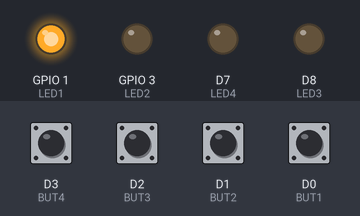
A sketch run on a simulated ESP8266 (NodeMCU). Parts: output pins drawn as LEDs (lit = HIGH). The test bench sets the inputs (shaded band); at power-on: D0 (BUT1), D1 (BUT2), D2 (BUT3), D3 (BUT4) HIGH. Random numbers use the default seed unless the sketch sets one.

Above: at 0.1 s.
At 1.1 s:
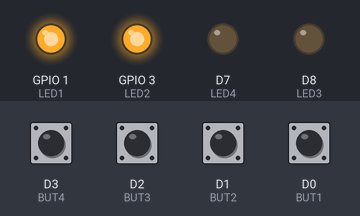
At 2.1 s:
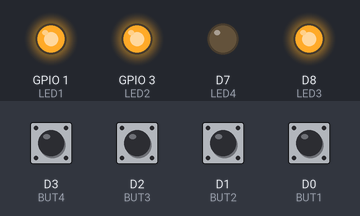
At 3.1 s:
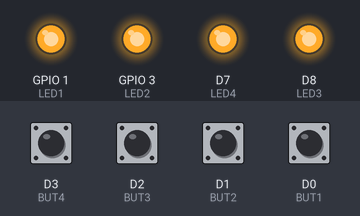
At 4.8 s:
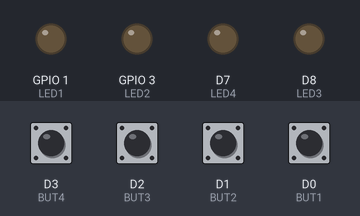
At 19.73 s:
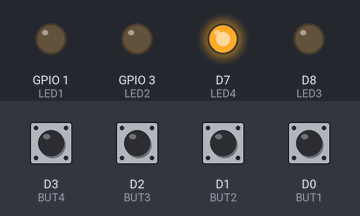
Timing chart, 0 to 21.3 s (numbered marks = the images above):
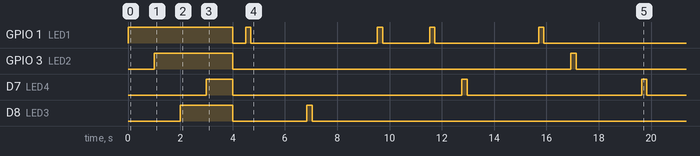

The sketch:

Reactor.ino
```cpp
int BUT1 = D0;
int BUT2 = D1;
int BUT3 = D2;
int BUT4 = D3;

int LED1 = D10;
int LED2 = D9;
int LED3 = D8;
int LED4 = D7;

int r = 0;
int s = 0;

void setup() {
  pinMode(BUT1, INPUT_PULLUP);
  pinMode(BUT2, INPUT_PULLUP);
  pinMode(BUT3, INPUT_PULLUP);
  pinMode(BUT4, INPUT_PULLUP);

  pinMode(LED1, OUTPUT);
  pinMode(LED2, OUTPUT);
  pinMode(LED3, OUTPUT);
  pinMode(LED4, OUTPUT);

  randomSeed(analogRead(A0));

  digitalWrite(LED1, HIGH); delay(1000);
  digitalWrite(LED2, HIGH); delay(1000);
  digitalWrite(LED3, HIGH); delay(1000);
  digitalWrite(LED4, HIGH); delay(1000);
  digitalWrite(LED1, LOW);
  digitalWrite(LED2, LOW);
  digitalWrite(LED3, LOW);
  digitalWrite(LED4, LOW);
  delay(500);
}

void loop() {
  if (r < 8) {
    int ACT = random(1, 5);
    unsigned long start = millis();
    bool counted = false;

    switch (ACT) {
      case 1:
        digitalWrite(LED1, HIGH);
        while (millis() - start < 200) {
          if (digitalRead(BUT1) == LOW && !counted) {
            s++;
            counted = true;
          }
        }
        digitalWrite(LED1, LOW);
        break;
      case 2:
        digitalWrite(LED2, HIGH);
        while (millis() - start < 200) {
          if (digitalRead(BUT2) == LOW && !counted) {
            s++;
            counted = true;
          }
        }
        digitalWrite(LED2, LOW);
        break;
      case 3:
        digitalWrite(LED3, HIGH);
        while (millis() - start < 200) {
          if (digitalRead(BUT3) == LOW && !counted) {
            s++;
            counted = true;
          }
        }
        digitalWrite(LED3, LOW);
        break;
      case 4:
        digitalWrite(LED4, HIGH);
        while (millis() - start < 200) {
          if (digitalRead(BUT4) == LOW && !counted) {
            s++;
            counted = true;
          }
        }
        digitalWrite(LED4, LOW);
        break;
    }

    delay(random(1000, 3000));
    r++;
  }

  if (r >= 8) {
    if (s == 2 || s == 3) {
      digitalWrite(LED1, HIGH); delay(500);
      digitalWrite(LED1, LOW); delay(100);
    } else if (s == 4 || s == 5) {
      digitalWrite(LED1, HIGH); delay(100);
      digitalWrite(LED2, HIGH); delay(500);
      digitalWrite(LED2, LOW);
      digitalWrite(LED1, LOW); delay(100);
    } else if (s == 6 || s == 7) {
      digitalWrite(LED1, HIGH); delay(100);
      digitalWrite(LED2, HIGH); delay(100);
      digitalWrite(LED3, HIGH); delay(500);
      digitalWrite(LED1, LOW);
      digitalWrite(LED2, LOW);
      digitalWrite(LED3, LOW); delay(100);
    } else if (s == 8) {
      digitalWrite(LED1, HIGH); delay(100);
      digitalWrite(LED2, HIGH); delay(100);
      digitalWrite(LED3, HIGH); delay(100);
      digitalWrite(LED4, HIGH); delay(500);
      digitalWrite(LED1, LOW);
      digitalWrite(LED2, LOW);
      digitalWrite(LED3, LOW);
      digitalWrite(LED4, LOW); delay(100);
    }
  }
}
```

Measured:
- by itself, GPIO 1 (LED1): HIGH → LOW at 4.0 s, → HIGH 0.50 s later, → LOW 0.20 s later, → HIGH 4.8 s later, … (9 changes in this stretch)
- by itself, GPIO 3 (LED2): HIGH → LOW at 4.0 s, → HIGH 12.9 s later, → LOW 0.20 s later
- by itself, D7 (LED4): goes LOW 8.8 s, HIGH 0.20 s, LOW 6.7 s, HIGH 0.20 s, then LOW
- by itself, D8 (LED3): HIGH → LOW at 4.0 s, → HIGH 2.8 s later, → LOW 0.20 s later
